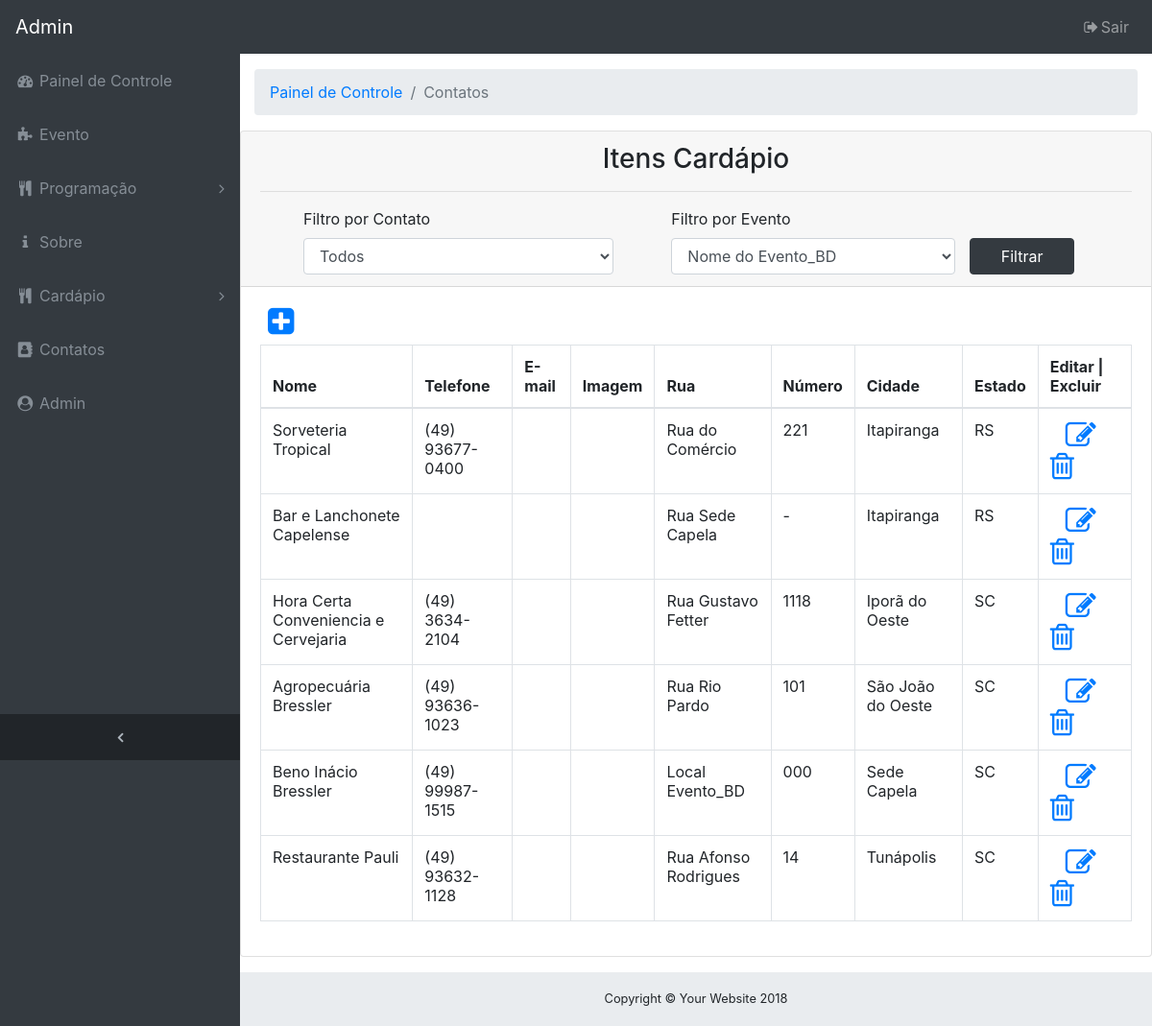
The app's page /admin/index.php?url=contato.php (signed in) with its own data.
### tables this page shows
CREATE TABLE `tb_evento` (
    `cod_evento` INTEGER NOT NULL AUTO_INCREMENT,
    `nome_evento` VARCHAR(100),
    `nome_organizacao_evento` VARCHAR(200),
    `data_evento` DATE,
    `rua_evento` VARCHAR(100),
    `nome_comunidade` VARCHAR(200) NOT NULL,
    `cod_admin` INTEGER,
    `cod_cardapio` INTEGER,
    `cod_cidade` INTEGER,
    CONSTRAINT `PK_tb_evento` PRIMARY KEY (`cod_evento`)
);

CREATE TABLE `tb_contato` (
    `cod_contato` INTEGER NOT NULL AUTO_INCREMENT,
    `nome_contato` VARCHAR(100),
    `telefone_contato` VARCHAR(15),
    `email_contato` VARCHAR(100),
    `img_contato` VARCHAR(100),
    `rua_contato` VARCHAR(100),
    `nr_contato` VARCHAR(10),
    `cod_cidade` INTEGER,
    `cod_tipo_contato` INTEGER,
    CONSTRAINT `PK_tb_contato` PRIMARY KEY (`cod_contato`)
);

CREATE TABLE `tb_cidade` (
    `cod_cidade` INTEGER NOT NULL AUTO_INCREMENT,
    `nome_cidade` VARCHAR(200),
    `cod_estado` INTEGER,
    CONSTRAINT `PK_tb_cidade` PRIMARY KEY (`cod_cidade`)
);

CREATE TABLE `tb_estado` (
    `cod_estado` INTEGER NOT NULL AUTO_INCREMENT,
    `nome_estado` VARCHAR(100),
    `uf` VARCHAR(2),
    CONSTRAINT `PK_tb_estado` PRIMARY KEY (`cod_estado`)
);

### admin/contato.php (the view)
<?php
if (isset($login_cookie)) {
    $cod_eve = $_POST['cod_evento'];
    $cod_tip = $_POST['cod_contato'];
    if($cod_tip != 0) {
        if ($cod_eve != '') {
        } else {
            $cod_eve = 1;
        }
        if ($cod_tip != '') {
        } else {
            $cod_tip = 1;
        }
        $selectContato = "select * from tb_evento as e, tb_evento_contato as ec, tb_contato as c, tb_tipo_contato as tc, tb_cidade as ci, tb_estado as es "
                . "where e.cod_evento = ec.cod_evento "
                . "and ec.cod_contato = c.cod_contato "
                . "and c.cod_tipo_contato = tc.cod_tipo_contato "
                . "and c.cod_cidade = ci.cod_cidade "
                . "and ci.cod_estado = es.cod_estado "
                . "and tc.cod_tipo_contato = '$cod_tip' "
                . "and e.cod_evento = '$cod_eve';";
    } else{
        if ($cod_eve != '') {
        } else {
            $cod_eve = 1;
        }
        $selectContato = "select * from tb_evento as e, tb_evento_contato as ec, tb_contato as c, tb_tipo_contato as tc, tb_cidade as ci, tb_estado as es "
                . "where e.cod_evento = ec.cod_evento "
                . "and ec.cod_contato = c.cod_contato "
                . "and c.cod_tipo_contato = tc.cod_tipo_contato "
                . "and c.cod_cidade = ci.cod_cidade "
                . "and ci.cod_estado = es.cod_estado "
                . "and e.cod_evento = '$cod_eve';";
    }
    ?>
    <div class="card mb-3">
        <?php include './filtro_por_evento_contato.php'; ?>
        <div class="card-body">
            <a href="?url=adc_contato.php" title="Novo <?= $menu; ?>"><i class="fa fa-2x pb-2 pl-2 fa-plus-square"></i></a>
            <div class="table-responsive">
                <table class="table table-bordered" width="100%" cellspacing="0">
                    <thead>
                        <tr>
                            <th>Nome</th>
                            <th>Telefone</th>
                            <th>E-mail</th>
                            <th>Imagem</th>
                            <th>Rua</th>
                            <th>Número</th>
                            <th>Cidade</th>
                            <th>Estado</th>
                            <th>Editar | Excluir</th>
                        </tr>
                    </thead>
                    <tbody>
                        <?php
                        include '../conexao.php';
                        $queryContato = $pdo->query($selectContato);
                        while ($dados = $queryContato->fetch()) {
                            $cod = $dados['cod_contato'];
                            $nome = $dados['nome_contato'];
                            $telefone = $dados['telefone_contato'];
                            $email = $dados['email_contato'];
                            $img = $dados['img_contato'];
                            $rua = $dados['rua_contato'];
                            $numero = $dados['nr_contato'];
                            $cidade = $dados['nome_cidade'];
                            $uf = $dados['uf'];
                            ?>
                            <tr>
                                <td><?= $nome; ?></td>
                                <td><?= $telefone; ?></td>
                                <td><?= $email; ?></td>
                                <td><?= $img; ?></td>
                                <td><?= $rua; ?></td>
                                <td><?= $numero; ?></td>
                                <td><?= $cidade; ?></td>
                                <td><?= $uf; ?></td>
                                <td>
                                    <a href="?url=edit_contato.php&id=<?= $cod; ?>&e=<?= $cod_eve; ?>" title="EDITAR"><i class="fa fa-2x fa-edit pr-3 pl-3"></i></a>
                                    <a href="?url=excBD_contato.php&id=<?= $cod; ?>" onclick="return excluir('<?=$nome?>');" title="EXCLUIR"><i class="fa fa-2x fa-trash-o"></i></a>
                                </td>
                            </tr>
                            <?php
                        }
                        ?>
                    </tbody>
                </table>
            </div>
        </div>
    </div>
<?php } ?>

### admin/index.php (shortened to what this page needs)
<?php
$login_cookie = $_COOKIE['usuario'];
if (isset($login_cookie)) {
    ?>
    <html>
        <head>
            <link href="../vendor/bootstrap/css/bootstrap.min.css" rel="stylesheet" type="text/css"/>
            <link href="../vendor/font-awesome/css/font-awesome.min.css" rel="stylesheet" type="text/css"/>
            <link href="../vendor/datatables/dataTables.bootstrap4.css" rel="stylesheet" type="text/css"/>
            <link href="../css/sb-admin.css" rel="stylesheet" type="text/css"/>
        </head>
        <body class="fixed-nav sticky-footer bg-dark" id="page-top">
            <?php include './menu.php'; ?>
            <div class="content-wrapper">
                <?php
                $url = $_GET['url'];
                switch ($url) {
                    case 'contato.php':
                        $menu = 'Contatos';
                        include './navegacao.php';
                        include ('./contato.php');
                        break;
                }
                ?>
                <footer class="sticky-footer">
                    <div class="container">
                        <div class="text-center">
                            <small>Copyright © Your Website 2018</small>
                        </div>
                    </div>
                </footer>
            </div>
        </body>
    </html>
    <?php
} else {
    echo"<script language='javascript' type='text/javascript'>alert('Faça o Login!');window.location.href='login.html'</script>";
}
?>

### admin/menu.php (shortened to what this page needs)
<nav class="navbar navbar-expand-lg navbar-dark bg-dark fixed-top" id="mainNav">
    <a class="navbar-brand" href="?url=home.php">Admin</a>
    <div class="collapse navbar-collapse" id="navbarResponsive">
        <ul class="navbar-nav navbar-sidenav" id="exampleAccordion">
            <li class="nav-item" data-toggle="tooltip" data-placement="right" title="Painel de Controle">
                <a class="nav-link" href="?url=home.php">
                    <i class="fa fa-fw fa-dashboard"></i>
                    <span class="nav-link-text">Painel de Controle</span>
                </a>
            </li>
            <li class="nav-item" data-toggle="tooltip" data-placement="right" title="Evento">
                <a class="nav-link" href="?url=evento.php">
                    <i class="fa fa-fw fa-puzzle-piece"></i>
                    <span class="nav-link-text">Evento</span>
                </a>
            </li>
            <li class="nav-item" data-toggle="tooltip" data-placement="right" title="Programação">
                <a class="nav-link nav-link-collapse collapsed"  data-toggle="collapse"
                   href="#menuProg" data-parent="#menuProg">
                    <i class="fa fa-fw fa-cutlery"></i>
                    <span class="nav-link-text">Programação</span>
                </a>
            </li>
            <li class="nav-item" data-toggle="tooltip" data-placement="right" title="Sobre">
                <a class="nav-link" href="?url=sobre.php">
                    <i class="fa fa-fw fa-info"></i>
                    <span class="nav-link-text">Sobre</span>
                </a>
            </li>
            <li class="nav-item" data-toggle="tooltip" data-placement="right" title="Cardápio">
                <a class="nav-link nav-link-collapse collapsed"  data-toggle="collapse"
                   href="#menuCardapio" data-parent="#menuCardapio">
                    <i class="fa fa-fw fa-cutlery"></i>
                    <span class="nav-link-text">Cardápio</span>
                </a>
            </li>
            <li class="nav-item" data-toggle="tooltip" data-placement="right" title="Contatos">
                <a class="nav-link" href="?url=contato.php">
                    <i class="fa fa-fw fa-address-book"></i>
                    <span class="nav-link-text">Contatos</span>
                </a>
            </li>
            <li class="nav-item" data-toggle="tooltip" data-placement="right" title="Admin">
                <a class="nav-link" href="?url=admin.php">
                    <i class="fa fa-fw fa-user-circle"></i>
                    <span class="nav-link-text">Admin</span>
                </a>
            </li>
        </ul>
        <ul class="navbar-nav sidenav-toggler">
            <li class="nav-item">
                <a class="nav-link text-center" id="sidenavToggler">
                    <i class="fa fa-fw fa-angle-left"></i>
                </a>
            </li>
        </ul>
        <ul class="navbar-nav ml-auto">
            <li class="nav-item">
                <a class="nav-link" data-toggle="modal" data-target="#sairModal">
                    <i class="fa fa-fw fa-sign-out"></i>Sair</a>
            </li>
        </ul>
    </div>
</nav>

### admin/navegacao.php
<div class="container-fluid">
    <ol class="breadcrumb">
        <li class="breadcrumb-item">
            <a href="?url=home.php">Painel de Controle</a>
        </li>
        <li class="breadcrumb-item active"><?= $menu;?></li>
    </ol>
</div>

### admin/filtro_por_evento_contato.php (shortened to what this page needs)
<div class="card-header">
    <h3 class="text-center">Itens Cardápio</h3>
    <hr>
    <div class="float-right col-sm-12">
        <form method="POST" action="index.php?url=contato.php" enctype="multipart/form-data">
            <div class="float-left m-t-0 col-sm-12">
                <div class="col-sm-5 float-left">
                    <label>Filtro por Contato</label>
                    <select class="form-control" name="cod_contato">
                        <option value="0">Todos</option>
                    </select>
                </div>
                <div class="col-sm-7 float-left">
                    <div class="col-sm-12 float-left">
                        <label class="col-sm-8 float-left">Filtro por Evento</label>
                        <div class="col-sm-9 float-left">
                            <select class="form-control" required name="cod_evento">
                                <?php
                                include '../conexao.php';
                                $selectEvento = "select * from tb_evento";
                                $queryEvento = $pdo->query($selectEvento);
                                while ($dados = $queryEvento->fetch()) {
                                    $cod_ev = $dados['cod_evento'];
                                    $nome_evento = $dados['nome_evento'];
                                    if ($cod_ev == $cod_eve) {
                                        ?>
                                        <option selected="true" value="<?= $cod_ev; ?>"><?= $nome_evento; ?></option>
                                        <?php
                                    } else if ($cod_ev != $cod_eve) {
                                        ?>
                                        <option value="<?= $cod_ev; ?>"><?= $nome_evento; ?></option>
                                        <?php
                                    }
                                }
                                ?>
                            </select>
                        </div>
                        <input class="btn btn-dark btn-block float-right col-sm-3 float-left" type="submit" value="Filtrar" name="Filtrar">
                    </div>
                </div>
            </div>
        </form>
    </div>
</div>

### css/sb-admin.css (style rules this page uses)
html { position: relative; min-height: 100%; }
body { overflow-x: hidden; }
body.sticky-footer { margin-bottom: 56px; }
body.sticky-footer .content-wrapper { min-height: calc(100vh - 56px - 56px); }
body.fixed-nav { padding-top: 56px; }
.content-wrapper { min-height: calc(100vh - 56px); padding-top: 1rem; }
#mainNav .navbar-collapse { overflow: auto; max-height: 75vh; }
#mainNav .navbar-collapse .navbar-nav .nav-item .nav-link { cursor: pointer; }
#mainNav .navbar-collapse .navbar-sidenav .nav-link-collapse:after { float: right; content: '\f107'; font-family: 'FontAwesome'; }
#mainNav .navbar-collapse .navbar-sidenav .nav-link-collapse.collapsed:after { content: '\f105'; }
#mainNav .navbar-collapse .sidenav-toggler { display: none; }
@media (min-width: 992px) { #mainNav .navbar-brand { width: 250px; } }
@media (min-width: 992px) { #mainNav .navbar-collapse { overflow: visible; max-height: none; } }
@media (min-width: 992px) { #mainNav .navbar-collapse .navbar-sidenav { position: absolute; top: 0; left: 0; -webkit-flex-direction: column; -ms-flex-direction: column; flex-direction: column; margin-top: 56px; } }
@media (min-width: 992px) { #mainNav .navbar-collapse .navbar-sidenav > .nav-item { width: 250px; padding: 0; } }
@media (min-width: 992px) { #mainNav .navbar-collapse .navbar-sidenav > .nav-item > .nav-link { padding: 1em; } }
#mainNav.fixed-top .sidenav-toggler { display: none; }
@media (min-width: 992px) { #mainNav.fixed-top .navbar-sidenav { height: calc(100vh - 112px); } }
@media (min-width: 992px) { #mainNav.fixed-top .sidenav-toggler { position: absolute; top: 0; left: 0; display: flex; -webkit-flex-direction: column; -ms-flex-direction: column; flex-direction: column; margin-top: calc(100vh - 56px); } }
@media (min-width: 992px) { #mainNav.fixed-top .sidenav-toggler > .nav-item { width: 250px; padding: 0; } }
@media (min-width: 992px) { #mainNav.fixed-top .sidenav-toggler > .nav-item > .nav-link { padding: 1em; } }
#mainNav.fixed-top.navbar-dark .sidenav-toggler { background-color: #212529; }
#mainNav.fixed-top.navbar-dark .sidenav-toggler a i { color: #adb5bd; }
.content-wrapper { overflow-x: hidden; background: white; }
@media (min-width: 992px) { .content-wrapper { margin-left: 250px; } }
#sidenavToggler i { font-weight: 800; }
#mainNav.navbar-dark .navbar-collapse .navbar-sidenav .nav-link-collapse:after { color: #868e96; }
#mainNav.navbar-dark .navbar-collapse .navbar-sidenav > .nav-item > .nav-link { color: #868e96; }
@media (min-width: 992px) { #mainNav.navbar-dark .navbar-collapse .navbar-sidenav { background: #343a40; } }
footer.sticky-footer { position: absolute; right: 0; bottom: 0; width: 100%; height: 56px; background-color: #e9ecef; line-height: 55px; }
@media (min-width: 992px) { footer.sticky-footer { width: calc(100% - 250px); } }

### records on screen
tb_evento: tb_contato.nome_contato "Sorveteria Tropical", tb_contato.telefone_contato "(49) 93677-0400", tb_contato.rua_contato "Rua do Comércio", tb_contato.nr_contato "221", tb_cidade.nome_cidade "Itapiranga", tb_estado.uf "RS", tb_contato.nome_contato "Bar e Lanchonete Capelense", tb_contato.rua_contato "Rua Sede Capela", tb_contato.nr_contato "-", tb_contato.nome_contato "Hora Certa Conveniencia e Cervejaria", tb_contato.telefone_contato "(49) 3634-2104", tb_contato.rua_contato "Rua Gustavo Fetter", tb_contato.nr_contato "1118", tb_cidade.nome_cidade "Iporã do Oeste", tb_estado.uf "SC", tb_contato.nome_contato "Agropecuária Bressler", tb_contato.telefone_contato "(49) 93636-1023", tb_contato.rua_contato "Rua Rio Pardo", tb_contato.nr_contato "101", cod_cidade.nome_cidade "São João do Oeste", tb_contato.nome_contato "Beno Inácio Bressler", tb_contato.telefone_contato "(49) 99987-1515", tb_contato.rua_contato "Local Evento_BD", tb_contato.nr_contato "000", tb_cidade.nome_cidade "Sede Capela", tb_contato.nome_contato "Restaurante Pauli", tb_contato.telefone_contato "(49) 93632-1128", tb_contato.rua_contato "Rua Afonso Rodrigues", tb_contato.nr_contato "14", tb_cidade.nome_cidade "Tunápolis"

### other values on screen
$menu "Contatos"
form field cod_evento "Nome do Evento_BD"
